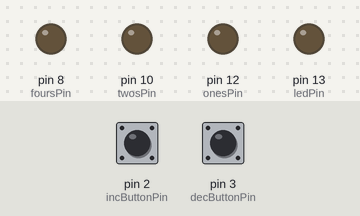
A sketch run on a simulated Arduino Uno, built with avr-gcc and run on an emulated ATmega328P. Parts: output pins drawn as LEDs (lit = HIGH). The test bench sets the inputs (shaded band); at power-on: pin 2 (incButtonPin) LOW, pin 3 (decButtonPin) LOW.

Above: at 1.2 s.
1.3 s: pin 2 (incButtonPin) pulled HIGH for 0.15 s
At 2.2 s:
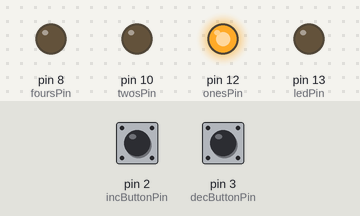
2.9 s: pin 2 (incButtonPin) pulled HIGH for 1 s
At 3.4 s:
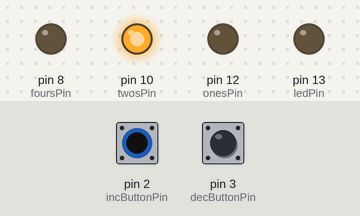
5.4 s: pin 2 (incButtonPin) pulled HIGH for 0.15 s
At 6.5 s:
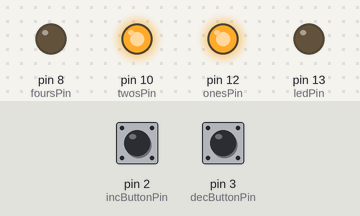
7.0 s: pin 2 (incButtonPin) pulled HIGH for 3.2 s
At 7.8 s:
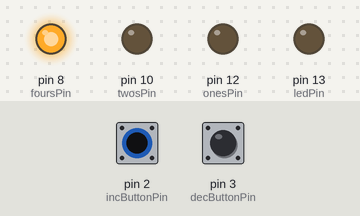
11.7 s: pin 2 (incButtonPin) pulled HIGH for 0.15 s
At 12.5 s:
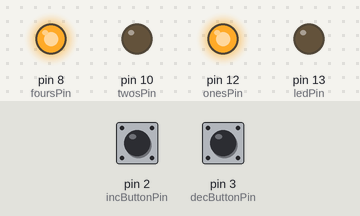
13.3 s: pin 2 (incButtonPin) pulled HIGH for 1 s
At 13.8 s:
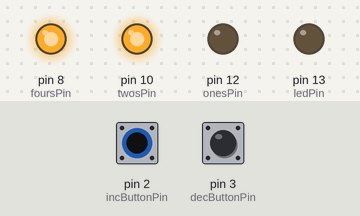
Timing chart, 0 to 16.3 s (numbered marks = the images above; inputs shaded):
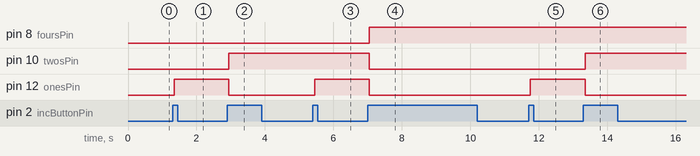

The sketch:

bdana2Lab2.ino
```cpp
// Bridget Danaher, 665329073, bdana2
// Lab 2 - Three Bit Counter
// Lab Room: Taft Hall 204
// Date Presented: Friday, September 13th, 2024
//             TA: Yamaan
// Description:
//    This program creates a 3-bit binary counter, using 3 LEDs to
//    represent the bits, and maintains values from 0 - 7.
//    One button represents increment, and one for decrement.
// Assumptions:
//    I had already known how binary bit masking works, but determining
//    how the debounce logic works was the most difficult part. I
//    remembered how the millis() function worked from the previous lab,
//    but applying it to this lab was much more difficult since we needed
//    to retrieve the time twice and compare it with the previous status.
// References:
//    simple button: https://docs.arduino.cc/built-in-examples/digital/Button/
//    debounce logic: https://www.ladyada.net/learn/arduino/lesson5.html
//    bitmasking: https://www.geeksforgeeks.org/bitmasking-in-cpp/


const int ledPin = 13;
const int onesPin = 12;
const int twosPin = 10;
const int foursPin = 8;

const int incButtonPin = 2;
const int decButtonPin = 3;

int incButtonState = LOW;
int decButtonState = LOW;

int lastIncButtonState = LOW;
int lastDecButtonState = LOW;
unsigned long lastIncDebounceTime = 0;
unsigned long lastDecDebounceTime = 0;
unsigned long debounceDelay = 50;

int internalCount = 0;

void updateLEDs(){

  if ((internalCount >> 0) % 2 == 1)
    digitalWrite(onesPin, HIGH);
  else
    digitalWrite(onesPin, LOW);

  if ((internalCount >> 1) % 2 == 1)
    digitalWrite(twosPin, HIGH);
  else
    digitalWrite(twosPin, LOW);

  if ((internalCount >> 2) % 2 == 1)
    digitalWrite(foursPin, HIGH);
  else
    digitalWrite(foursPin, LOW);
}


void setup() {
  pinMode(onesPin, OUTPUT);
  pinMode(twosPin, OUTPUT);
  pinMode(foursPin, OUTPUT);
  pinMode(ledPin, OUTPUT);

  pinMode(incButtonPin, INPUT);
  pinMode(decButtonPin, INPUT);
}


void loop() {

  int incButtonReading = digitalRead(incButtonPin);
  int decButtonReading = digitalRead(decButtonPin);

  if (incButtonReading != lastIncButtonState)
    lastIncDebounceTime = millis();

  if (((millis() - lastIncDebounceTime) > debounceDelay) && (incButtonReading != incButtonState)){
    incButtonState = incButtonReading;
    if (incButtonState == HIGH && internalCount != 7) {
      internalCount++;
      updateLEDs();
    }
  }


  if (decButtonReading != lastDecButtonState)
    lastDecDebounceTime = millis();

  if (((millis() - lastDecDebounceTime) > debounceDelay) && (decButtonReading != decButtonState)){
    decButtonState = decButtonReading;                       // update the new state to be what we received from board
    if (decButtonState == HIGH && internalCount != 0) {      // was the button pressed and have we reached our lower limit
      internalCount--;
      updateLEDs();
    }
  }

  //update the last button stats to reflect current reading
  lastIncButtonState = incButtonReading;
  lastDecButtonState = decButtonReading;
}
```

Measured:
- after the input at 1.3 s, pin 12 (onesPin): LOW → HIGH after 0.05 s
- after the input at 2.9 s, pin 10 (twosPin): LOW → HIGH after 0.05 s; pin 12 (onesPin): HIGH → LOW after 0.05 s
- after the input at 5.4 s, pin 12 (onesPin): LOW → HIGH after 0.05 s
- after the input at 7.0 s, pin 8 (foursPin): LOW → HIGH after 0.05 s; pin 10 (twosPin), pin 12 (onesPin): HIGH → LOW after 0.05 s
- after the input at 11.7 s, pin 12 (onesPin): LOW → HIGH after 0.05 s
- after the input at 13.3 s, pin 10 (twosPin): LOW → HIGH after 0.05 s; pin 12 (onesPin): HIGH → LOW after 0.05 s
